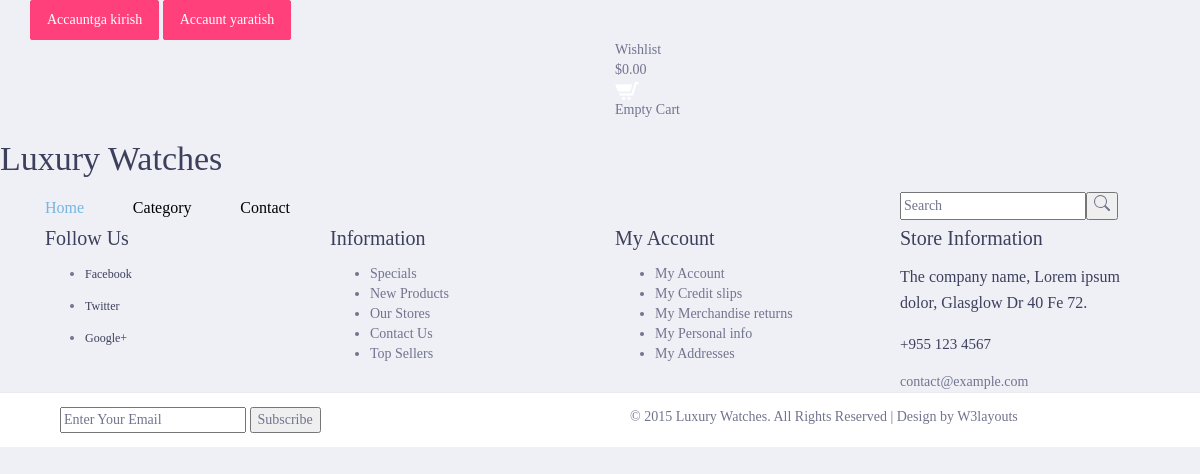
/wishlist (signed in), run on an earlier commit of the app's database.
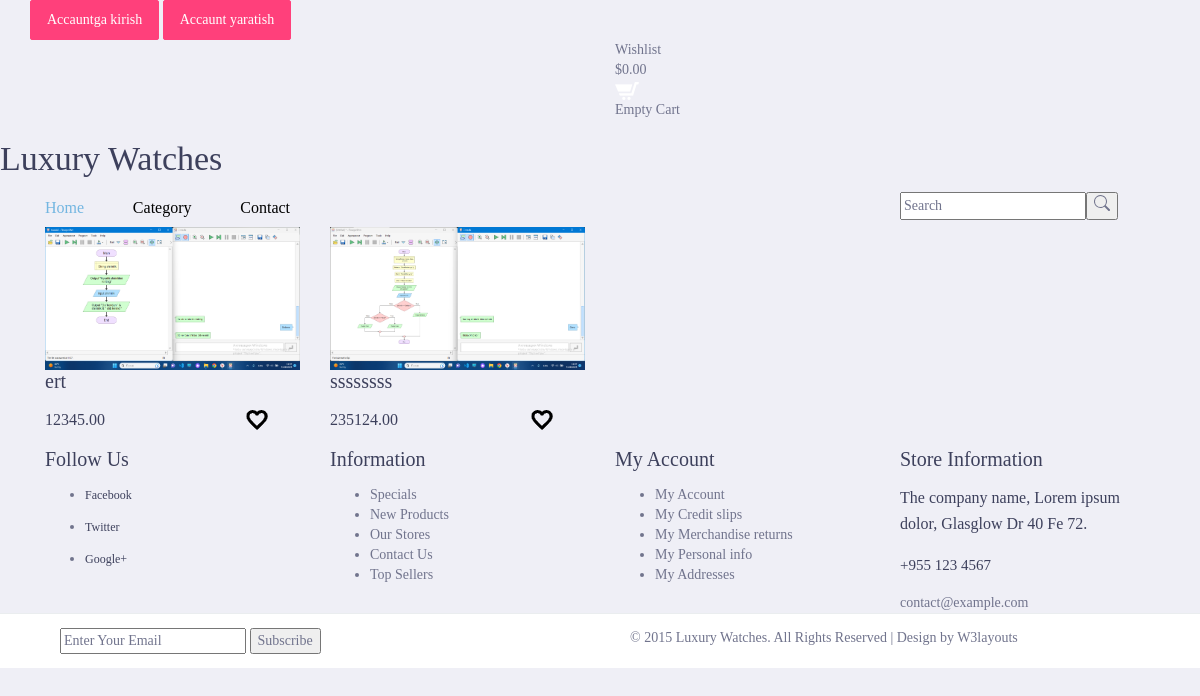
And on a later commit of the database.
### main/models.py (models this page shows, shortened)
class WishList(models.Model):
    user = models.ForeignKey(User, on_delete=models.CASCADE)
    product = models.ForeignKey(Product, on_delete=models.CASCADE)

class Product(models.Model):
    name = models.CharField(max_length=255)
    description = models.TextField()
    quantity = models.IntegerField()
    price = models.DecimalField(decimal_places=2, max_digits=10)
    currency = models.SmallIntegerField(
        choices=(
            (1,'Dollar'),
            (2, 'So`m')
            )
    )
    discount_price = models.DecimalField(
        decimal_places=2,
        max_digits=10,
        blank=True,
        null=True
        )
    baner_image = models.ImageField(upload_to='baner/')
    category = models.ForeignKey(Category, on_delete=models.SET_NULL, null=True)

### main/views.py (the view)
# urls.py: path('wishlist', views.wishlist, name='wishlist'),
def wishlist(request):
    items = models.WishList.objects.filter(user=request.user)
    return render(request, 'wishlist/index.html', {'items':items})

### main/templates/wishlist/index.html (shortened to what this page needs)
{% extends 'base.html' %}
{% load static %}
{% block content %}
	<div class="product">
		<div class="container">
			<div class="product-top">
				<div class="product-one">
					{% for wishlist in items %}
					<div class="col-md-3 product-left">
						<div class="product-main simpleCart_shelfItem">
							<a href="{% url 'main:product_detail' wishlist.product.id %}" class="mask"><img class="img-responsive zoom-img" src="{{wishlist.product.baner_image.url}}" alt="" /></a>
							<div class="product-bottom">
								<h3>{{wishlist.product.name}}</h3>
								<h4><a class="item_add" href="#"></a> <span class=" item_price">{{wishlist.product.price}}</span></h4>
							</div>
							<div style="margin-left: 200px; margin-top: -40px; position: absolute;">
								<a href="{% url 'main:del_wish' wishlist.product.id %}"><img class="material-symbols-outlined" src="{% static 'images/heart.png' %}" alt=""></a>
							</div>
						</div>
					</div>
					{% endfor %}
					<div class="clearfix"></div>
				</div>
			</div>
		</div>
	</div>
{% endblock %}

What changed in the data, as far as the page shows it:
added WishList: product.baner_image (picture), product.name "ert", product.price "12345.00"
added WishList: product.baner_image (picture), product.name "ssssssss", product.price "235124.00"
